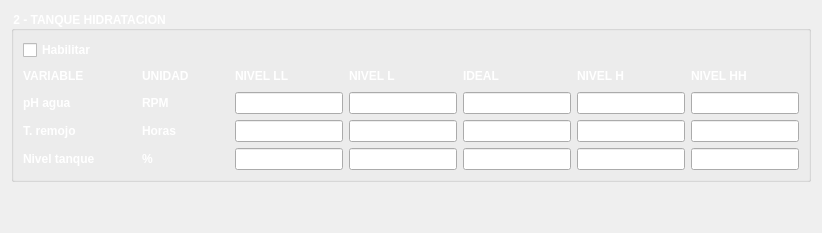
                <widget class="QWidget" name="page_4">
                 <layout class="QVBoxLayout" name="verticalLayout_14">
                  <item>
                   <widget class="QGroupBox" name="groupBox_molino_refinador_3">
                    <property name="sizePolicy">
                     <sizepolicy hsizetype="Fixed" vsizetype="Fixed">
                      <horstretch>0</horstretch>
                      <verstretch>0</verstretch>
                     </sizepolicy>
                    </property>
                    <property name="font">
                     <font>
                      <bold>true</bold>
                     </font>
                    </property>
                    <property name="styleSheet">
                     <string notr="true">color: rgb(255, 255, 255);</string>
                    </property>
                    <property name="title">
                     <string>2 - TANQUE HIDRATACION</string>
                    </property>
                    <layout class="QGridLayout" name="gridLayout_13">
                     <item row="2" column="4">
                      <widget class="QLabel" name="label_56">
                       <property name="sizePolicy">
                        <sizepolicy hsizetype="Preferred" vsizetype="Fixed">
                         <horstretch>0</horstretch>
                         <verstretch>0</verstretch>
                        </sizepolicy>
                       </property>
                       <property name="font">
                        <font>
                         <bold>true</bold>
                        </font>
                       </property>
                       <property name="text">
                        <string>NIVEL LL</string>
                       </property>
                      </widget>
                     </item>
                     <item row="4" column="6">
                      <widget class="QLineEdit" name="lineEdit_64"/>
                     </item>
                     <item row="2" column="7">
                      <widget class="QLabel" name="label_62">
                       <property name="sizePolicy">
                        <sizepolicy hsizetype="Preferred" vsizetype="Fixed">
                         <horstretch>0</horstretch>
                         <verstretch>0</verstretch>
                        </sizepolicy>
                       </property>
                       <property name="font">
                        <font>
                         <bold>true</bold>
                        </font>
                       </property>
                       <property name="text">
                        <string>NIVEL H</string>
                       </property>
                      </widget>
                     </item>
                     <item row="5" column="0">
                      <widget class="QLabel" name="label_63">
                       <property name="font">
                        <font>
                         <bold>true</bold>
                        </font>
                       </property>
                       <property name="text">
                        <string>T. remojo</string>
                       </property>
                      </widget>
                     </item>
                     <item row="5" column="5">
                      <widget class="QLineEdit" name="lineEdit_68"/>
                     </item>
                     <item row="4" column="8">
                      <widget class="QLineEdit" name="lineEdit_62"/>
                     </item>
                     <item row="4" column="7">
                      <widget class="QLineEdit" name="lineEdit_63"/>
                     </item>
                     <item row="4" column="5">
                      <widget class="QLineEdit" name="lineEdit_66"/>
                     </item>
                     <item row="5" column="8">
                      <widget class="QLineEdit" name="lineEdit_71"/>
                     </item>
                     <item row="2" column="5">
                      <widget class="QLabel" name="label_57">
                       <property name="sizePolicy">
                        <sizepolicy hsizetype="Preferred" vsizetype="Fixed">
                         <horstretch>0</horstretch>
                         <verstretch>0</verstretch>
                        </sizepolicy>
                       </property>
                       <property name="font">
                        <font>
                         <bold>true</bold>
                        </font>
                       </property>
                       <property name="text">
                        <string>NIVEL L</string>
                       </property>
                      </widget>
                     </item>
                     <item row="1" column="0">
                      <widget class="QCheckBox" name="checkBox_5">
                       <property name="font">
                        <font>
                         <bold>true</bold>
                        </font>
                       </property>
                       <property name="text">
                        <string>Habilitar</string>
                       </property>
                      </widget>
                     </item>
                     <item row="4" column="4">
                      <widget class="QLineEdit" name="lineEdit_65"/>
                     </item>
                     <item row="2" column="3">
                      <spacer name="horizontalSpacer_13">
                       <property name="orientation">
                        <enum>Qt::Orientation::Horizontal</enum>
                       </property>
                       <property name="sizeHint" stdset="0">
                        <size>
                         <width>40</width>
                         <height>20</height>
                        </size>
                       </property>
                      </spacer>
                     </item>
                     <item row="5" column="4">
                      <widget class="QLineEdit" name="lineEdit_67"/>
                     </item>
                     <item row="4" column="0">
                      <widget class="QLabel" name="label_peso_prod_31">
                       <property name="font">
                        <font>
                         <bold>true</bold>
                         <kerning>true</kerning>
                        </font>
                       </property>
                       <property name="text">
                        <string>pH agua</string>
                       </property>
                      </widget>
                     </item>
                     <item row="2" column="0">
                      <widget class="QLabel" name="label_55">
                       <property name="sizePolicy">
                        <sizepolicy hsizetype="Preferred" vsizetype="Fixed">
                         <horstretch>0</horstretch>
                         <verstretch>0</verstretch>
                        </sizepolicy>
                       </property>
                       <property name="font">
                        <font>
                         <bold>true</bold>
                        </font>
                       </property>
                       <property name="text">
                        <string>VARIABLE</string>
                       </property>
                      </widget>
                     </item>
                     <item row="5" column="2">
                      <widget class="QLabel" name="label_64">
                       <property name="font">
                        <font>
                         <bold>true</bold>
                        </font>
                       </property>
                       <property name="text">
                        <string>Horas</string>
                       </property>
                      </widget>
                     </item>
                     <item row="2" column="2">
                      <widget class="QLabel" name="label_59">
                       <property name="sizePolicy">
                        <sizepolicy hsizetype="Preferred" vsizetype="Fixed">
                         <horstretch>0</horstretch>
                         <verstretch>0</verstretch>
                        </sizepolicy>
                       </property>
                       <property name="font">
                        <font>
                         <bold>true</bold>
                        </font>
                       </property>
                       <property name="text">
                        <string>UNIDAD</string>
                       </property>
                      </widget>
                     </item>
                     <item row="5" column="6">
                      <widget class="QLineEdit" name="lineEdit_69"/>
                     </item>
                     <item row="2" column="1">
                      <spacer name="horizontalSpacer_14">
                       <property name="orientation">
                        <enum>Qt::Orientation::Horizontal</enum>
                       </property>
                       <property name="sizeHint" stdset="0">
                        <size>
                         <width>40</width>
                         <height>20</height>
                        </size>
                       </property>
                      </spacer>
                     </item>
                     <item row="4" column="2">
                      <widget class="QLabel" name="label_60">
                       <property name="font">
                        <font>
                         <bold>true</bold>
                        </font>
                       </property>
                       <property name="text">
                        <string>RPM</string>
                       </property>
                      </widget>
                     </item>
                     <item row="5" column="7">
                      <widget class="QLineEdit" name="lineEdit_70"/>
                     </item>
                     <item row="2" column="6">
                      <widget class="QLabel" name="label_58">
                       <property name="font">
                        <font>
                         <bold>true</bold>
                        </font>
                       </property>
                       <property name="text">
                        <string>IDEAL</string>
                       </property>
                      </widget>
                     </item>
                     <item row="2" column="8">
                      <widget class="QLabel" name="label_61">
                       <property name="sizePolicy">
                        <sizepolicy hsizetype="Preferred" vsizetype="Fixed">
                         <horstretch>0</horstretch>
                         <verstretch>0</verstretch>
                        </sizepolicy>
                       </property>
                       <property name="font">
                        <font>
                         <bold>true</bold>
                        </font>
                       </property>
                       <property name="text">
                        <string>NIVEL HH</string>
                       </property>
                      </widget>
                     </item>
                     <item row="6" column="0">
                      <widget class="QLabel" name="label_65">
                       <property name="font">
                        <font>
                         <bold>true</bold>
                        </font>
                       </property>
                       <property name="text">
                        <string>Nivel tanque</string>
                       </property>
                      </widget>
                     </item>
                     <item row="6" column="2">
                      <widget class="QLabel" name="label_66">
                       <property name="font">
                        <font>
                         <bold>true</bold>
                        </font>
                       </property>
                       <property name="text">
                        <string>%</string>
                       </property>
                      </widget>
                     </item>
                     <item row="6" column="4">
                      <widget class="QLineEdit" name="lineEdit_72"/>
                     </item>
                     <item row="6" column="5">
                      <widget class="QLineEdit" name="lineEdit_73"/>
                     </item>
                     <item row="6" column="6">
                      <widget class="QLineEdit" name="lineEdit_74"/>
                     </item>
                     <item row="6" column="7">
                      <widget class="QLineEdit" name="lineEdit_75"/>
                     </item>
                     <item row="6" column="8">
                      <widget class="QLineEdit" name="lineEdit_76"/>
                     </item>
                    </layout>
                   </widget>
                  </item>
                  <item>
                   <spacer name="verticalSpacer_9">
                    <property name="orientation">
                     <enum>Qt::Orientation::Vertical</enum>
                    </property>
                    <property name="sizeHint" stdset="0">
                     <size>
                      <width>20</width>
                      <height>40</height>
                     </size>
                    </property>
                   </spacer>
                  </item>
                 </layout>
                </widget>
